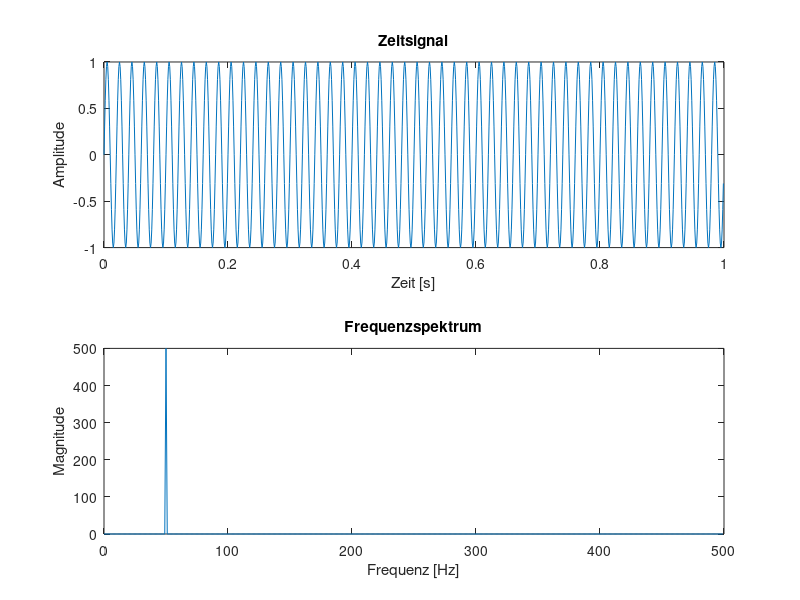

This figure's MATLAB source: (Note: this script raises an error after producing the figure.)
%sawtooth_wave();
%triangle_wave();

%Fourier analyse
fs = 1000; % Abtastrate
t = 0:1/fs:1-1/fs;  % 1 Sekunde
f0 = 50; % 50 Hz Signal
y = sin(2*pi*f0*t); % Signal erstellen
Y = fft(y); % DFT (über FFT) berechnen
N = length(y); % Datenlänge für das Plotten
f = (0:N-1)*(fs/N); % Frequenzachse für das Plotten

% Plotten
figure; subplot(2,1,1); plot(t, y);
xlabel('Zeit [s]'); ylabel('Amplitude');
title('Zeitsignal');
subplot(2,1,2); plot(f(1:N/2), abs(Y(1:N/2)));
xlabel('Frequenz [Hz]'); ylabel('Magnitude');
title('Frequenzspektrum');

[y, fs] = audioread('snd1.wav');